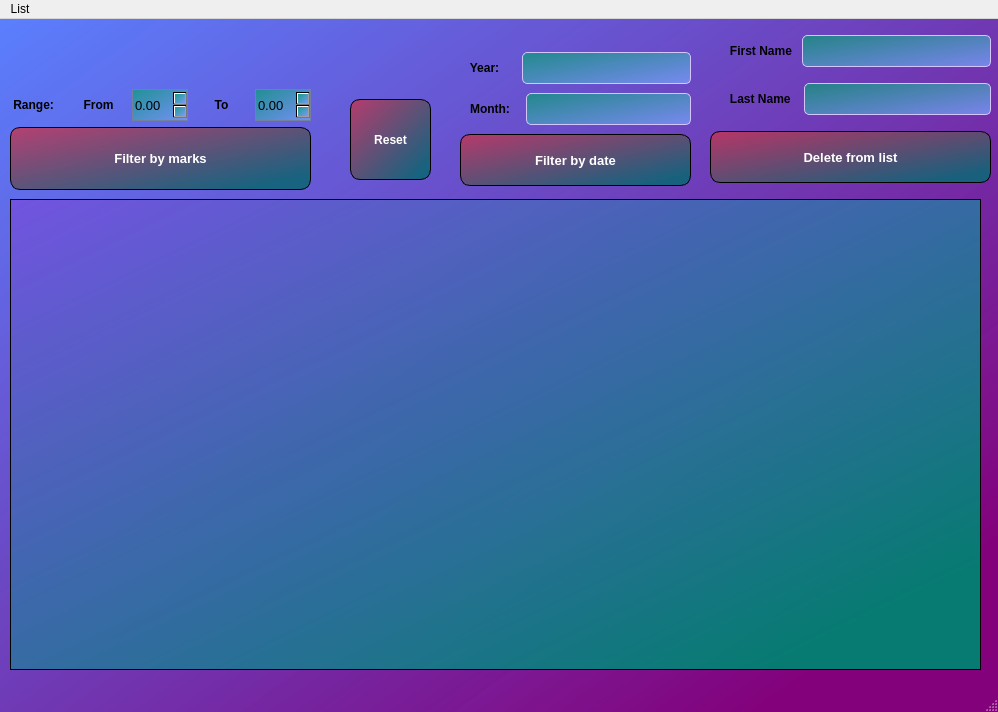
<?xml version="1.0" encoding="UTF-8"?>
<ui version="4.0">
 <class>MainWindow</class>
 <widget class="QMainWindow" name="MainWindow">
  <property name="geometry">
   <rect>
    <x>0</x>
    <y>0</y>
    <width>998</width>
    <height>712</height>
   </rect>
  </property>
  <property name="minimumSize">
   <size>
    <width>880</width>
    <height>580</height>
   </size>
  </property>
  <property name="windowTitle">
   <string>MainWindow</string>
  </property>
  <property name="windowOpacity">
   <double>0.985000000000000</double>
  </property>
  <property name="styleSheet">
   <string notr="true">QMainWindow{
	background: qlineargradient(spread:pad, x1:1, y1:1, x2:0, y2:0, stop:0.115385 rgba(130, 0, 122, 241), stop:1 rgba(90, 129, 255, 255));
}
</string>
  </property>
  <widget class="QWidget" name="centralwidget">
   <widget class="QTableWidget" name="list">
    <property name="geometry">
     <rect>
      <x>10</x>
      <y>180</y>
      <width>971</width>
      <height>471</height>
     </rect>
    </property>
    <property name="font">
     <font>
      <pointsize>12</pointsize>
     </font>
    </property>
    <property name="styleSheet">
     <string notr="true">QTableWidget{
	background:qlineargradient(spread:pad, x1:1, y1:1, x2:0, y2:0, stop:0.115385 rgba(0, 130, 113, 241), stop:1 rgba(114, 83, 224, 248));
	color: rgb(240, 240, 240);
	opacity: 0.6;
}</string>
    </property>
    <property name="editTriggers">
     <set>QAbstractItemView::NoEditTriggers</set>
    </property>
    <property name="showGrid">
     <bool>false</bool>
    </property>
    <property name="cornerButtonEnabled">
     <bool>false</bool>
    </property>
    <attribute name="horizontalHeaderMinimumSectionSize">
     <number>70</number>
    </attribute>
    <attribute name="horizontalHeaderStretchLastSection">
     <bool>true</bool>
    </attribute>
    <attribute name="verticalHeaderStretchLastSection">
     <bool>false</bool>
    </attribute>
   </widget>
   <widget class="QWidget" name="filterMarks_2" native="true">
    <property name="geometry">
     <rect>
      <x>10</x>
      <y>70</y>
      <width>301</width>
      <height>101</height>
     </rect>
    </property>
    <layout class="QVBoxLayout" name="filterMarks">
     <property name="spacing">
      <number>6</number>
     </property>
     <item>
      <layout class="QHBoxLayout" name="horizontalLayout_9">
       <item>
        <widget class="QLabel" name="label_9">
         <property name="font">
          <font>
           <pointsize>9</pointsize>
           <weight>75</weight>
           <bold>true</bold>
          </font>
         </property>
         <property name="styleSheet">
          <string notr="true">QLabel{
	color: rgb(0, 0, 0);
	font-weight: bold;
}</string>
         </property>
         <property name="text">
          <string> Range:</string>
         </property>
        </widget>
       </item>
       <item>
        <widget class="QLabel" name="label_10">
         <property name="font">
          <font>
           <pointsize>9</pointsize>
           <weight>75</weight>
           <bold>true</bold>
          </font>
         </property>
         <property name="styleSheet">
          <string notr="true">QLabel{
	color: rgb(0, 0, 0);
	font-weight: bold;
}</string>
         </property>
         <property name="text">
          <string>From</string>
         </property>
         <property name="alignment">
          <set>Qt::AlignCenter</set>
         </property>
        </widget>
       </item>
       <item>
        <widget class="QDoubleSpinBox" name="fromMark">
         <property name="font">
          <font>
           <pointsize>10</pointsize>
          </font>
         </property>
         <property name="styleSheet">
          <string notr="true">QDoubleSpinBox{
	background: qlineargradient(spread:pad, x1:0, y1:0, x2:1, y2:1, stop:0 rgba(0, 162, 106, 172), stop:1 rgba(124, 157, 255, 197));
	border: 1px solid rgb(115, 128, 158);
	height: 30px;
	border-radius: 0px;
	color: #000;
}</string>
         </property>
        </widget>
       </item>
       <item>
        <widget class="QLabel" name="label_11">
         <property name="font">
          <font>
           <pointsize>9</pointsize>
           <weight>75</weight>
           <bold>true</bold>
          </font>
         </property>
         <property name="styleSheet">
          <string notr="true">QLabel{
	color: rgb(0, 0, 0);
	font-weight: bold;
}</string>
         </property>
         <property name="text">
          <string>To</string>
         </property>
         <property name="alignment">
          <set>Qt::AlignCenter</set>
         </property>
        </widget>
       </item>
       <item>
        <widget class="QDoubleSpinBox" name="toMark">
         <property name="font">
          <font>
           <pointsize>10</pointsize>
          </font>
         </property>
         <property name="styleSheet">
          <string notr="true">QDoubleSpinBox{
	background: qlineargradient(spread:pad, x1:0, y1:0, x2:1, y2:1, stop:0 rgba(0, 162, 106, 172), stop:1 rgba(124, 157, 255, 197));
	border: 1px solid rgb(115, 128, 158);
	height: 30px;
	border-radius: 0px;
	color: #000;
}</string>
         </property>
        </widget>
       </item>
      </layout>
     </item>
     <item>
      <widget class="QPushButton" name="filterMarksB">
       <property name="sizePolicy">
        <sizepolicy hsizetype="Minimum" vsizetype="Expanding">
         <horstretch>0</horstretch>
         <verstretch>0</verstretch>
        </sizepolicy>
       </property>
       <property name="font">
        <font>
         <pointsize>10</pointsize>
         <weight>75</weight>
         <bold>true</bold>
        </font>
       </property>
       <property name="cursor">
        <cursorShape>PointingHandCursor</cursorShape>
       </property>
       <property name="styleSheet">
        <string notr="true">QPushButton{
	border: 1px solid black;
	border-radius: 10px;
	height: 50px;
	background: qlineargradient(spread:pad, x1:1, y1:1, x2:0, y2:0, stop:0.115385 rgba(18, 100, 121, 238), stop:1 rgba(204, 50, 78, 198));
	color: rgb(255, 255, 255);
}

QPushButton:pressed{
	background-color:qconicalgradient(cx:0.5, cy:0.5, angle:43.5, stop:0.114428 rgba(25, 101, 121, 203), stop:1 rgba(204, 50, 78, 190));
}</string>
       </property>
       <property name="text">
        <string>Filter by marks</string>
       </property>
      </widget>
     </item>
    </layout>
   </widget>
   <widget class="QWidget" name="filterDate_2" native="true">
    <property name="geometry">
     <rect>
      <x>460</x>
      <y>30</y>
      <width>231</width>
      <height>141</height>
     </rect>
    </property>
    <layout class="QVBoxLayout" name="filterDate">
     <property name="spacing">
      <number>6</number>
     </property>
     <item>
      <layout class="QHBoxLayout" name="horizontalLayout_7">
       <item>
        <widget class="QLabel" name="label_7">
         <property name="font">
          <font>
           <pointsize>9</pointsize>
           <weight>75</weight>
           <bold>true</bold>
          </font>
         </property>
         <property name="styleSheet">
          <string notr="true">QLabel{
	color: rgb(0, 0, 0);
	font-weight: bold;
}</string>
         </property>
         <property name="text">
          <string>   Year:     </string>
         </property>
         <property name="alignment">
          <set>Qt::AlignCenter</set>
         </property>
        </widget>
       </item>
       <item>
        <widget class="QLineEdit" name="yearToShow">
         <property name="font">
          <font>
           <pointsize>10</pointsize>
          </font>
         </property>
         <property name="cursor">
          <cursorShape>ArrowCursor</cursorShape>
         </property>
         <property name="styleSheet">
          <string notr="true">QLineEdit{
	background: qlineargradient(spread:pad, x1:0, y1:0, x2:1, y2:1, stop:0 rgba(0, 162, 106, 172), stop:1 rgba(124, 157, 255, 197));
	border: 1px solid rgb(212, 197, 255);
	border-radius: 5px;
	height: 30px;
	color: #000;
}</string>
         </property>
        </widget>
       </item>
      </layout>
     </item>
     <item>
      <layout class="QHBoxLayout" name="horizontalLayout_8">
       <item>
        <widget class="QLabel" name="label_8">
         <property name="font">
          <font>
           <pointsize>9</pointsize>
           <weight>75</weight>
           <bold>true</bold>
          </font>
         </property>
         <property name="styleSheet">
          <string notr="true">QLabel{
	color: rgb(0, 0, 0);
	font-weight: bold;
}</string>
         </property>
         <property name="text">
          <string>   Month:   </string>
         </property>
         <property name="alignment">
          <set>Qt::AlignCenter</set>
         </property>
        </widget>
       </item>
       <item>
        <widget class="QLineEdit" name="monthToShow">
         <property name="font">
          <font>
           <pointsize>10</pointsize>
          </font>
         </property>
         <property name="cursor">
          <cursorShape>ArrowCursor</cursorShape>
         </property>
         <property name="styleSheet">
          <string notr="true">QLineEdit{
	background: qlineargradient(spread:pad, x1:0, y1:0, x2:1, y2:1, stop:0 rgba(0, 162, 106, 172), stop:1 rgba(124, 157, 255, 197));
	border: 1px solid rgb(212, 197, 255);
	border-radius: 5px;
	height: 30px;
	color: #000;
}</string>
         </property>
        </widget>
       </item>
      </layout>
     </item>
     <item>
      <widget class="QPushButton" name="filterDateB">
       <property name="font">
        <font>
         <pointsize>10</pointsize>
         <weight>75</weight>
         <bold>true</bold>
        </font>
       </property>
       <property name="cursor">
        <cursorShape>PointingHandCursor</cursorShape>
       </property>
       <property name="styleSheet">
        <string notr="true">QPushButton{
	border: 1px solid black;
	border-radius: 10px;
	height: 50px;
	background: qlineargradient(spread:pad, x1:1, y1:1, x2:0, y2:0, stop:0.115385 rgba(18, 100, 121, 238), stop:1 rgba(204, 50, 78, 198));
	color: rgb(255, 255, 255);
}

QPushButton:pressed{
	background-color:qconicalgradient(cx:0.5, cy:0.5, angle:43.5, stop:0.114428 rgba(25, 101, 121, 203), stop:1 rgba(204, 50, 78, 190));
}</string>
       </property>
       <property name="text">
        <string>Filter by date</string>
       </property>
      </widget>
     </item>
    </layout>
   </widget>
   <widget class="QWidget" name="StudentDel_2" native="true">
    <property name="geometry">
     <rect>
      <x>710</x>
      <y>10</y>
      <width>281</width>
      <height>161</height>
     </rect>
    </property>
    <layout class="QVBoxLayout" name="StudentDel">
     <property name="spacing">
      <number>10</number>
     </property>
     <item>
      <layout class="QHBoxLayout" name="horizontalLayout_5">
       <item>
        <widget class="QLabel" name="label_5">
         <property name="font">
          <font>
           <pointsize>9</pointsize>
           <weight>75</weight>
           <bold>true</bold>
          </font>
         </property>
         <property name="styleSheet">
          <string notr="true">QLabel{
	color: rgb(0, 0, 0);
	font-weight: bold;
}</string>
         </property>
         <property name="text">
          <string>      First Name</string>
         </property>
        </widget>
       </item>
       <item>
        <widget class="QLineEdit" name="fNameToDel">
         <property name="font">
          <font>
           <pointsize>10</pointsize>
          </font>
         </property>
         <property name="cursor">
          <cursorShape>ArrowCursor</cursorShape>
         </property>
         <property name="styleSheet">
          <string notr="true">QLineEdit{
	background: qlineargradient(spread:pad, x1:0, y1:0, x2:1, y2:1, stop:0 rgba(0, 162, 106, 172), stop:1 rgba(124, 157, 255, 197));
	border: 1px solid rgb(212, 197, 255);
	border-radius: 5px;
	height: 30px;
	color: #000;
}</string>
         </property>
        </widget>
       </item>
      </layout>
     </item>
     <item>
      <layout class="QHBoxLayout" name="horizontalLayout_6">
       <item>
        <widget class="QLabel" name="label_6">
         <property name="font">
          <font>
           <pointsize>9</pointsize>
           <weight>75</weight>
           <bold>true</bold>
          </font>
         </property>
         <property name="styleSheet">
          <string notr="true">QLabel{
	color: rgb(0, 0, 0);
	font-weight: bold;
}</string>
         </property>
         <property name="text">
          <string>      Last Name </string>
         </property>
        </widget>
       </item>
       <item>
        <widget class="QLineEdit" name="lNameTodel">
         <property name="font">
          <font>
           <pointsize>10</pointsize>
          </font>
         </property>
         <property name="cursor">
          <cursorShape>ArrowCursor</cursorShape>
         </property>
         <property name="styleSheet">
          <string notr="true">QLineEdit{
	background: qlineargradient(spread:pad, x1:0, y1:0, x2:1, y2:1, stop:0 rgba(0, 162, 106, 172), stop:1 rgba(124, 157, 255, 197));
	border: 1px solid rgb(212, 197, 255);
	border-radius: 5px;
	height: 30px;
	color: #000;
}</string>
         </property>
        </widget>
       </item>
      </layout>
     </item>
     <item>
      <widget class="QPushButton" name="delMember">
       <property name="font">
        <font>
         <pointsize>10</pointsize>
         <weight>75</weight>
         <bold>true</bold>
        </font>
       </property>
       <property name="cursor">
        <cursorShape>PointingHandCursor</cursorShape>
       </property>
       <property name="styleSheet">
        <string notr="true">QPushButton{
	border: 1px solid black;
	border-radius: 10px;
	height: 50px;
	background: qlineargradient(spread:pad, x1:1, y1:1, x2:0, y2:0, stop:0.115385 rgba(18, 100, 121, 238), stop:1 rgba(204, 50, 78, 198));
	color: rgb(255, 255, 255);
}

QPushButton:pressed{
	background-color:qconicalgradient(cx:0.5, cy:0.5, angle:43.5, stop:0.114428 rgba(25, 101, 121, 203), stop:1 rgba(204, 50, 78, 190));
}</string>
       </property>
       <property name="text">
        <string>Delete from list</string>
       </property>
      </widget>
     </item>
    </layout>
   </widget>
   <widget class="QPushButton" name="resetB">
    <property name="geometry">
     <rect>
      <x>350</x>
      <y>80</y>
      <width>81</width>
      <height>81</height>
     </rect>
    </property>
    <property name="font">
     <font>
      <pointsize>9</pointsize>
      <weight>75</weight>
      <bold>true</bold>
     </font>
    </property>
    <property name="cursor">
     <cursorShape>PointingHandCursor</cursorShape>
    </property>
    <property name="styleSheet">
     <string notr="true">QPushButton{
	border: 1px solid black;
	border-radius: 10px;
	height: 50px;
	background: qlineargradient(spread:pad, x1:1, y1:1, x2:0, y2:0, stop:0.115385 rgba(18, 100, 121, 238), stop:1 rgba(204, 50, 78, 198));
	color: rgb(255, 255, 255);
}

QPushButton:pressed{
	background-color:qconicalgradient(cx:0.5, cy:0.5, angle:43.5, stop:0.114428 rgba(25, 101, 121, 203), stop:1 rgba(204, 50, 78, 190));
}</string>
    </property>
    <property name="text">
     <string>Reset</string>
    </property>
   </widget>
  </widget>
  <widget class="QMenuBar" name="menubar">
   <property name="geometry">
    <rect>
     <x>0</x>
     <y>0</y>
     <width>998</width>
     <height>26</height>
    </rect>
   </property>
   <widget class="QMenu" name="menuList">
    <property name="title">
     <string>List</string>
    </property>
    <addaction name="actionAdd_New_Member"/>
   </widget>
   <addaction name="menuList"/>
  </widget>
  <widget class="QStatusBar" name="statusbar"/>
  <action name="actionAdd_New_Member">
   <property name="text">
    <string>Add New Member</string>
   </property>
  </action>
 </widget>
 <resources/>
 <connections/>
</ui>
